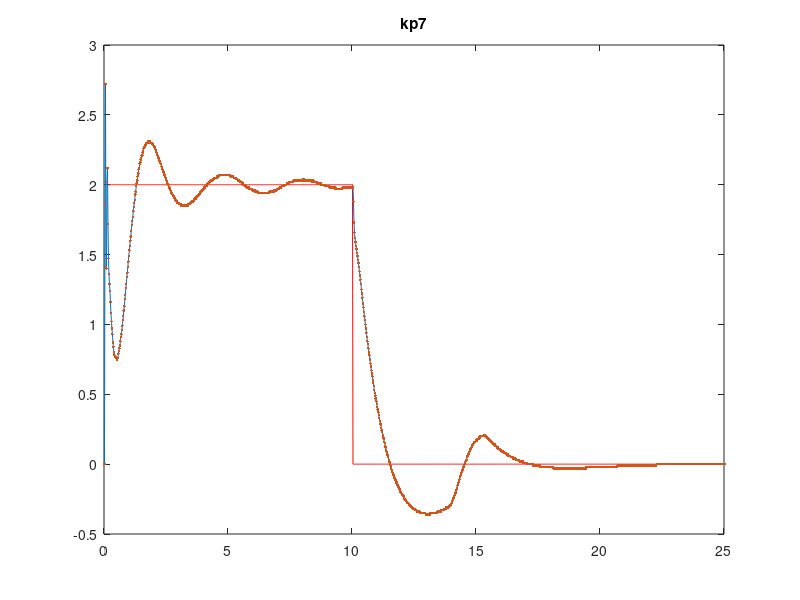

This chart was generated by the following MATLAB code:
clc
clear
%close all
fid1 = fopen('target.txt','rt');
fid2 = fopen('feedback.txt','rt');

target=fscanf(fid1,'%f\n');
feedback=fscanf(fid2,'%f\n');
fclose(fid1);
fclose(fid2);
%figure;plot(sin_frequency_input,'.');hold on;plot(sin_frequency_input);hold on;
%figure;plot(pwm_input,'.');hold on;plot(pwm_input,'b');hold on;
%figure;plot(angular_speed_output,'.');hold on;plot(angular_speed_output,'b');





N=length(target);% samples
Fs=50;%50Hz
Ts=0.02;
t=Ts*(1:N);



%figure;plot(pwm_input);
figure;plot(t,target,'r');
hold on;plot(t,feedback);hold on;plot(t,feedback,'.')

title('kp7');axis([0 25 -0.5 3]);